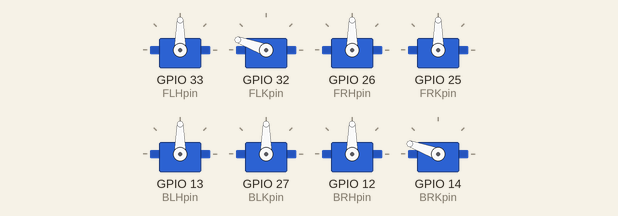
Simulated run of this sketch. Board: ESP32. Shown: 8 × servo.

Above: at 1.05 s.
At 1.2 s:
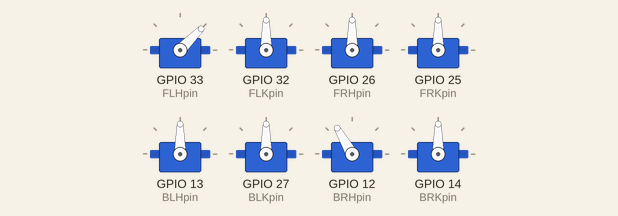
At 1.4 s:
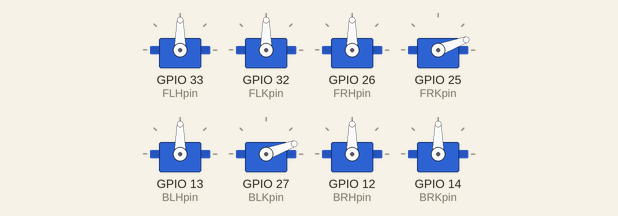
At 1.5 s:
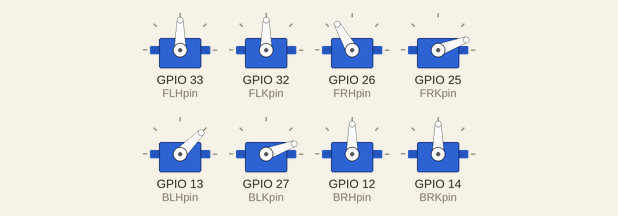
At 1.6 s:
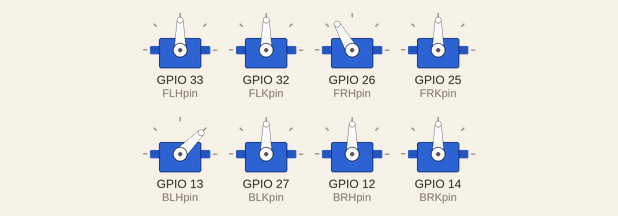
At 1.8 s:
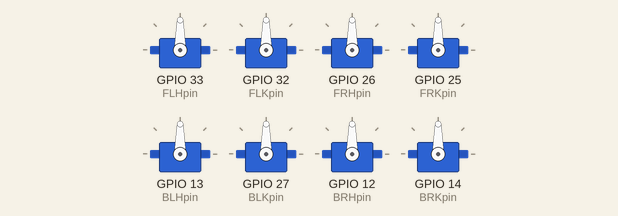
Timing chart, 0 to 4.0 s (numbered marks = the images above):
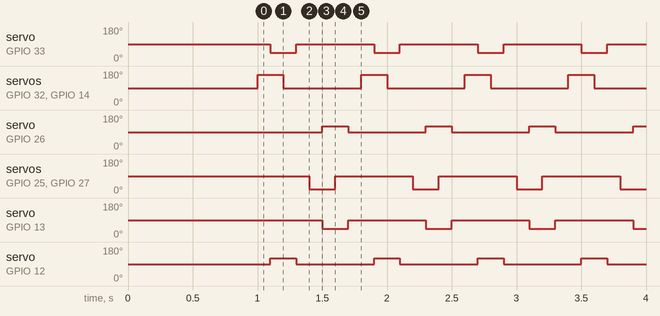

The sketch:

quadtest.ino
```cpp
#include <ESP32Servo.h>

// FRONT LEFT
Servo FLHIP;
const int FLHpin = 33;
Servo FLKNEE;
const int FLKpin = 32;

// FRONT RIGHT
Servo FRHIP;
const int FRHpin = 26;
Servo FRKNEE;
const int FRKpin = 25;

// BACK LEFT
Servo BLHIP;
const int BLHpin = 13;
Servo BLKNEE;
const int BLKpin = 27;

// BACK RIGHT
Servo BRHIP;
const int BRHpin = 12;
Servo BRKNEE;
const int BRKpin = 14;

void setup() {
  // Attach servos
  FLHIP.attach(FLHpin);
  FLKNEE.attach(FLKpin);

  FRHIP.attach(FRHpin);
  FRKNEE.attach(FRKpin);

  BLHIP.attach(BLHpin);
  BLKNEE.attach(BLKpin);

  BRHIP.attach(BRHpin);
  BRKNEE.attach(BRKpin);

  // Set every servo to 90 degrees
  FLHIP.write(90);
  FLKNEE.write(90);

  FRHIP.write(90);
  FRKNEE.write(90);

  BLHIP.write(90);
  BLKNEE.write(90);

  BRHIP.write(90);
  BRKNEE.write(90);

  delay(1000);


}

void loop() {
  FLKNEE.write(160);
  BRKNEE.write(160);
  delay(100);
  FLHIP.write(45);
  BRHIP.write(120);
  delay(100);
  FLKNEE.write(90);
  BRKNEE.write(90);
  delay(100);
  FLHIP.write(90);
  BRHIP.write(90);
  delay(100);

  FRKNEE.write(20);
  BLKNEE.write(20);
  delay(100);
  FRHIP.write(120);
  BLHIP.write(45);
  delay(100);
  FRKNEE.write(90);
  BLKNEE.write(90);
  delay(100);
  FRHIP.write(90);
  BLHIP.write(90);
  delay(100);


}
```

Measured:
- by itself, servo on GPIO 33 (FLHpin), servo on GPIO 13 (BLHpin): alternates 90° for 0.60 s and 45° for 0.20 s
- by itself, servo on GPIO 32 (FLKpin), servo on GPIO 14 (BRKpin): alternates 160° for 0.20 s and 90° for 0.60 s
- by itself, servo on GPIO 26 (FRHpin), servo on GPIO 12 (BRHpin): alternates 120° for 0.20 s and 90° for 0.60 s
- by itself, servo on GPIO 25 (FRKpin), servo on GPIO 27 (BLKpin): alternates 90° for 0.60 s and 20° for 0.20 s
